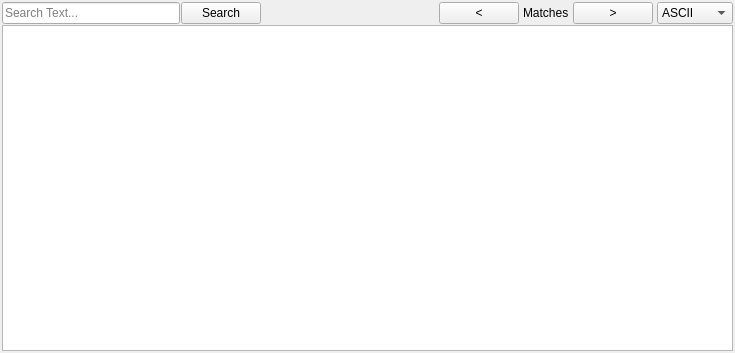
<?xml version="1.0" encoding="UTF-8"?>
<ui version="4.0">
 <class>text_viewer_aascii_unicode</class>
 <widget class="QWidget" name="text_viewer_aascii_unicode">
  <property name="geometry">
   <rect>
    <x>0</x>
    <y>0</y>
    <width>735</width>
    <height>353</height>
   </rect>
  </property>
  <property name="windowTitle">
   <string>Form</string>
  </property>
  <layout class="QVBoxLayout" name="verticalLayout_2">
   <property name="spacing">
    <number>1</number>
   </property>
   <property name="leftMargin">
    <number>2</number>
   </property>
   <property name="topMargin">
    <number>2</number>
   </property>
   <property name="rightMargin">
    <number>2</number>
   </property>
   <property name="bottomMargin">
    <number>2</number>
   </property>
   <item>
    <layout class="QVBoxLayout" name="verticalLayout">
     <property name="spacing">
      <number>1</number>
     </property>
     <item>
      <layout class="QHBoxLayout" name="horizontalLayout_2">
       <item>
        <widget class="QLineEdit" name="lineEdit_search">
         <property name="maximumSize">
          <size>
           <width>250</width>
           <height>16777215</height>
          </size>
         </property>
         <property name="placeholderText">
          <string>Search Text...</string>
         </property>
        </widget>
       </item>
       <item>
        <widget class="QPushButton" name="pushButton_search">
         <property name="text">
          <string>Search</string>
         </property>
        </widget>
       </item>
       <item>
        <spacer name="horizontalSpacer">
         <property name="orientation">
          <enum>Qt::Horizontal</enum>
         </property>
         <property name="sizeHint" stdset="0">
          <size>
           <width>40</width>
           <height>20</height>
          </size>
         </property>
        </spacer>
       </item>
       <item>
        <layout class="QHBoxLayout" name="horizontalLayout">
         <property name="spacing">
          <number>4</number>
         </property>
         <item>
          <widget class="QPushButton" name="pushButton_prev">
           <property name="text">
            <string>&lt;</string>
           </property>
          </widget>
         </item>
         <item>
          <widget class="QLabel" name="label_matches">
           <property name="text">
            <string>Matches</string>
           </property>
          </widget>
         </item>
         <item>
          <widget class="QPushButton" name="pushButton_next">
           <property name="text">
            <string>&gt;</string>
           </property>
          </widget>
         </item>
         <item>
          <widget class="QComboBox" name="comboBox_text_type">
           <item>
            <property name="text">
             <string>ASCII</string>
            </property>
           </item>
           <item>
            <property name="text">
             <string>Unicode</string>
            </property>
           </item>
          </widget>
         </item>
        </layout>
       </item>
      </layout>
     </item>
     <item>
      <widget class="QPlainTextEdit" name="textBrowser_text">
       <property name="readOnly">
        <bool>true</bool>
       </property>
      </widget>
     </item>
    </layout>
   </item>
  </layout>
 </widget>
 <resources/>
 <connections/>
</ui>
